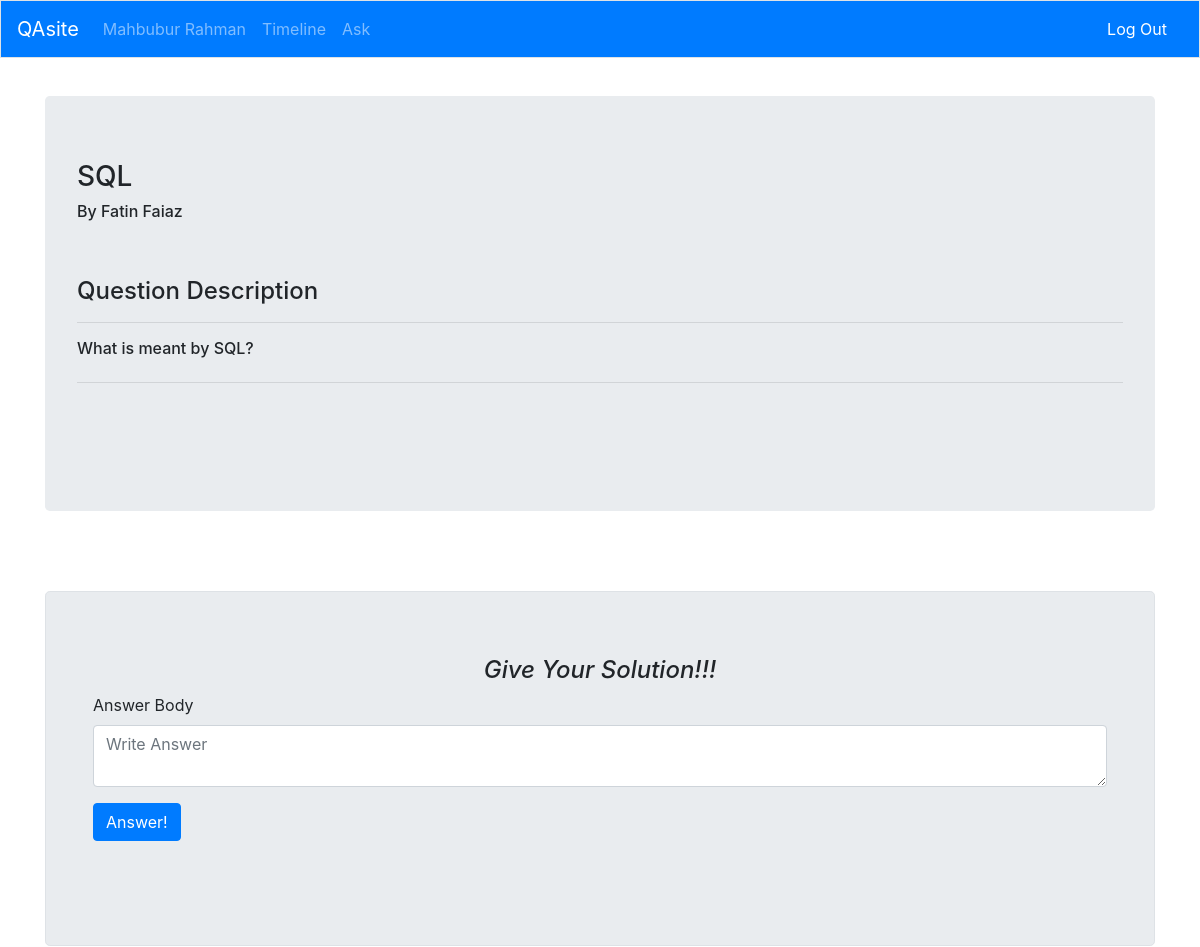
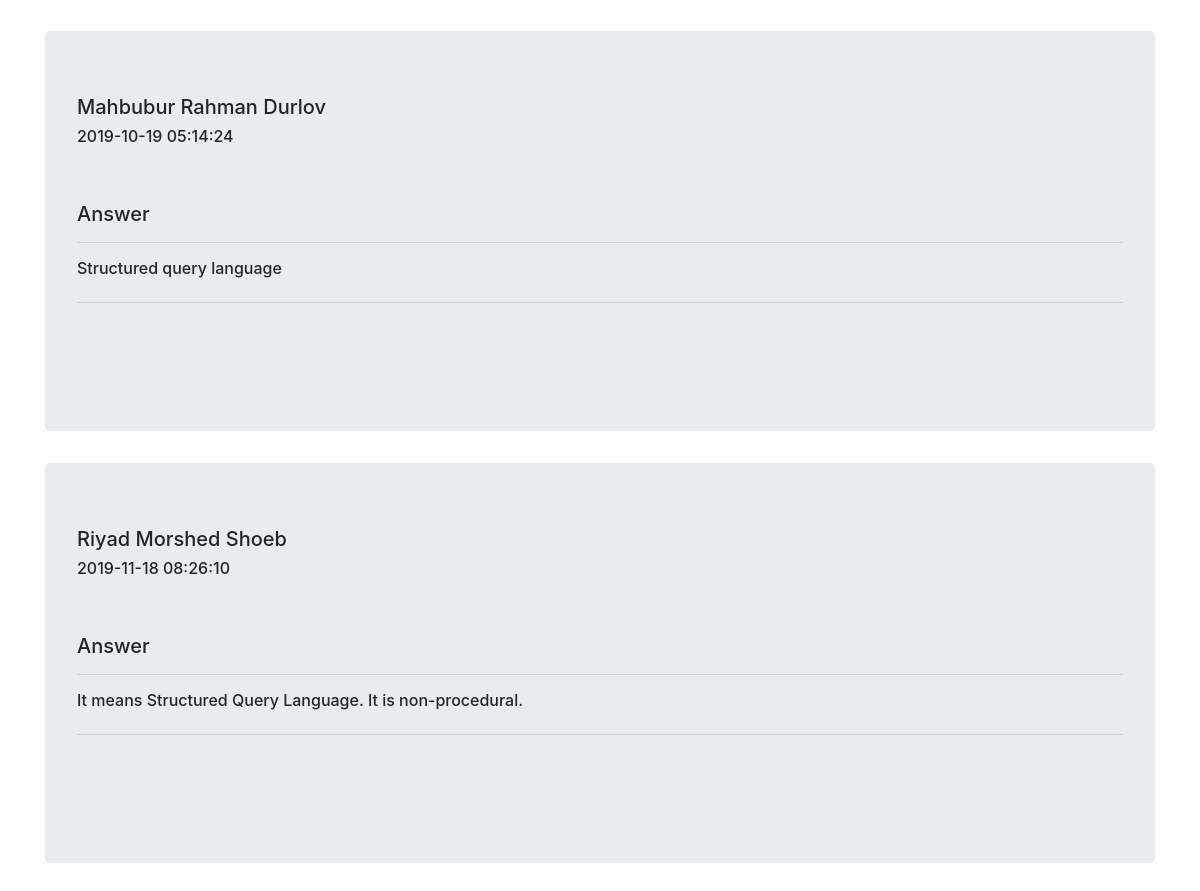
/des_ques.php?id=1 (signed in), run on the app's committed database (2 pictures, top to bottom).
### tables this page shows
CREATE TABLE `questions` (
  `q_id` int(11) NOT NULL,
  `q_title` varchar(500) DEFAULT NULL,
  `q_description` text DEFAULT NULL,
  `image` varchar(255) DEFAULT NULL,
  `email` varchar(255) DEFAULT NULL,
  `time` timestamp NOT NULL DEFAULT current_timestamp()
);

CREATE TABLE `user_info` (
  `first_name` varchar(255) DEFAULT NULL,
  `last_name` varchar(255) DEFAULT NULL,
  `email` varchar(255) NOT NULL,
  `password` varchar(255) DEFAULT NULL,
  `phone_no` varchar(255) DEFAULT NULL,
  `DOB` date DEFAULT NULL
);

CREATE TABLE `answers` (
  `ans_id` int(11) NOT NULL,
  `q_id` int(11) DEFAULT NULL,
  `ans_body` text DEFAULT NULL,
  `email` varchar(255) NOT NULL,
  `time` timestamp NOT NULL DEFAULT current_timestamp()
);

### des_quesDB.php (called while the page is built, shortened)
<?php
  include 'inc/connect.php';
  $qId = $_GET['id'];
  $queryQuestion = "select * from questions where q_id = $qId";
  $runQueryQuestion = mysqli_query($con, $queryQuestion);
    $result = mysqli_fetch_assoc($runQueryQuestion);
    $title = $result['q_title'];
    $description = $result['q_description'];
    $userEmail = $result['email'];
    $queryUser = "select * from user_info where email = '$userEmail'";
    $runQueryUser = mysqli_query($con, $queryUser);
    if ($runQueryUser) {
      $result_ = mysqli_fetch_assoc($runQueryUser);
      $writer = $result_['first_name'] . " " . $result_['last_name'];
    }
    $queryAnswers = "select first_name, last_name, ans_body, time from user_info, answers where user_info.email=answers.email and answers.q_id=$qId";
    $runQueryAnswers = mysqli_query($con, $queryAnswers);
 ?>

### des_ques.php (the view, shortened to what this page needs)
<?php session_start(); if (!empty($_SESSION['email'])) { ?>
<html lang="en">
  <head>
    <link rel="stylesheet" href="inc/bootstrap.min.css">
  </head>
  <body>
    <?php include 'navbar.php'; ?><br><br>
    <?php
      include 'des_quesDB.php';
    ?>
          <br><br>
          <div class="container">
            <div class="jumbotron">
              <div class="row justify-content-center">
                <div class="col-12">
                  <p class="h3"> <?php echo $title; ?> </p>
                  <p class="h6">By <?php echo $writer; ?> </p>
                </div>
              </div>
              <br><br>
              <div class="row justify-content-center">
                <div class="col-12">
                  <p class="h4"> Question Description</p><hr>
                  <p class="h6"> <?php echo $description; ?> </p>
                </div>
              </div><hr>
              <br><br>
            </div>
            <br><br>
          </div>
          <div class="container">
              <div class="jumbotron border">
                <div class="container">
                  <div class="row justify-content-center">
                      <h4><i>Give Your Solution!!!</i></h4>
                  </div>
                  <div class="row justify-content-center">
                    <div class="col-12">
                      <form method="post">
                        <div class="form-group">
                          <label for="body">Answer Body</label>
                          <textarea class="form-control" id="body" name="answer_body" rows="2" placeholder="Write Answer" required></textarea>
                        </div>
                        <button type="submit" name="answer" class="btn btn-primary">Answer!</button>
                      </form>
                    </div>
                  </div><br>
                </div>
            </div>
          </div>
          <div class="container">
            <?php while ($row = mysqli_fetch_assoc($runQueryAnswers)) { ?>
              <div class="jumbotron">
                <div class="row justify-content-center">
                  <div class="col-12">
                    <p class="h5"><?php echo $row['first_name'] . " " . $row['last_name']; ?> </p>
                    <p class="h6"><?php echo $row['time']; ?> </p>
                  </div>
                </div>
                <br><br>
                <div class="row justify-content-center">
                  <div class="col-12">
                    <p class="h5"> Answer</p><hr>
                    <p class="h6"> <?php echo $row['ans_body']; ?> </p>
                  </div>
                </div><hr>
                <br><br>
              </div>
            <?php } ?>
            <br><br>
          </div><br><br>
  </body>
</html>
<?php } else {
  echo "<script>window.open('welcome.php', '_self')</script>";
}
?>

### data on the page
questions: q_title "SQL", q_description "What is meant by SQL?"
user_info: writer "Fatin Faiaz"
answers: email.first_name "Mahbubur Rahman", email.last_name "Durlov", time "2019-10-19 05:14:24", ans_body "Structured query language"
answers: email.first_name "Riyad Morshed", email.last_name "Shoeb", time "2019-11-18 08:26:10", ans_body "It means Structured Query Language. It is non-procedural."

### other printed values
$_SESSION['fn'] "Mahbubur Rahman"
